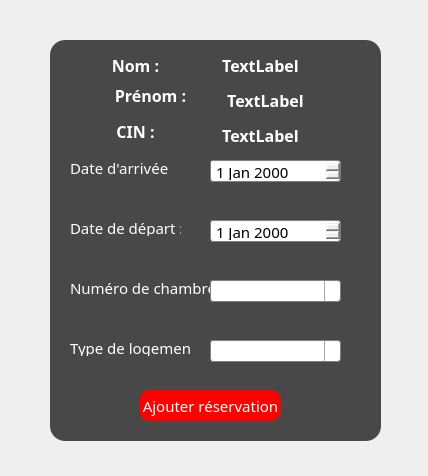
<?xml version="1.0" encoding="UTF-8"?>
<ui version="4.0">
 <class>AjoutReservationSansClient</class>
 <widget class="QDialog" name="AjoutReservationSansClient">
  <property name="geometry">
   <rect>
    <x>0</x>
    <y>0</y>
    <width>428</width>
    <height>476</height>
   </rect>
  </property>
  <property name="windowTitle">
   <string> Hotel</string>
  </property>
  <property name="windowIcon">
   <iconset resource="image.qrc">
    <normaloff>:/projetimages/projetimages/e.png</normaloff>:/projetimages/projetimages/e.png</iconset>
  </property>
  <property name="styleSheet">
   <string notr="true">QComboBox:editable {
    background: white;
}

QComboBox:!editable, QComboBox::drop-down:editable {
     background: qlineargradient(x1: 0, y1: 0, x2: 0, y2: 1,
                                 stop: 0 #E1E1E1, stop: 0.4 #DDDDDD,
                                 stop: 0.5 #D8D8D8, stop: 1.0 #D3D3D3);
}

QComboBox:!editable:on, QComboBox::drop-down:editable:on {
    background: qlineargradient(x1: 0, y1: 0, x2: 0, y2: 1,
                                stop: 0 #D3D3D3, stop: 0.4 #D8D8D8,
                                stop: 0.5 #DDDDDD, stop: 1.0 #E1E1E1);
}

QComboBox:on { /* shift the text when the popup opens */
    padding-top: 3px;
    padding-left: 4px;
}

QComboBox::drop-down {
    subcontrol-origin: padding;
    subcontrol-position: top right;
    width: 15px;

    border-left-width: 1px;
    border-left-color: darkgray;
    border-left-style: solid; /* just a single line */
    border-top-right-radius: 3px; /* same radius as the QComboBox */
    border-bottom-right-radius: 3px;
}
QComboBox {
    border: 1px solid gray;
    border-radius: 3px;
    padding: 1px 18px 1px 3px;
    min-width: 6em;
}
QDateEdit {
    border: 1px solid gray;
    border-radius: 3px;
    padding: 1px 18px 1px 3px;
    min-width: 6em;
}
QLineEdit
{

    border: 1px solid gray;
    border-radius: 4px;
    padding: 1px 18px 1px 3px;
    min-width: 6em;
}
QDialog#AjoutReservationSansClient
{
	background-image:url(:/projetimages/projetimages/a.jpg);

}
*{
font-family:centry gothlic ;
font-size:15px;
}
#frame
{

	background:rgba(0,0,0,0.7);
border-radius:15px;
}



#label{
color:white;
background:transparent;

}

#label_2
{
color:white;
background:transparent;

}


#label_3{
color:white;
background:transparent;

}

#label_4{
color:white;
background:transparent;

}

#label_5{
color:white;
background:transparent;

}

#label_6{
color:white;
background:transparent;

}

#label_7{
color:white;
background:transparent;

}

#cinar2_txt{
color:white;
background:transparent;

}

#nomar2_txt{
color:white;
background:transparent;

}


#prenomar2_txt{
color:white;
background:transparent;

}
QPushButton
 {
     background-color: red;

     border-radius: 10px;

 }

QPushButton
{
color:white;

border-raduis:15px;
}
QPushButton:hover
{

	color: white;
border-radius:15px;
background:rgb(255, 85, 127);
}
</string>
  </property>
  <widget class="QFrame" name="frame">
   <property name="geometry">
    <rect>
     <x>50</x>
     <y>40</y>
     <width>331</width>
     <height>401</height>
    </rect>
   </property>
   <property name="frameShape">
    <enum>QFrame::StyledPanel</enum>
   </property>
   <property name="frameShadow">
    <enum>QFrame::Raised</enum>
   </property>
   <widget class="QPushButton" name="ajouterreservatioar2_btn">
    <property name="geometry">
     <rect>
      <x>90</x>
      <y>350</y>
      <width>141</width>
      <height>31</height>
     </rect>
    </property>
    <property name="text">
     <string>Ajouter réservation</string>
    </property>
   </widget>
   <widget class="QLabel" name="cinar2_txt">
    <property name="geometry">
     <rect>
      <x>140</x>
      <y>80</y>
      <width>141</width>
      <height>31</height>
     </rect>
    </property>
    <property name="text">
     <string>&lt;html&gt;&lt;head/&gt;&lt;body&gt;&lt;p align=&quot;center&quot;&gt;&lt;span style=&quot; font-size:12pt; font-weight:600;&quot;&gt;TextLabel&lt;/span&gt;&lt;/p&gt;&lt;/body&gt;&lt;/html&gt;</string>
    </property>
   </widget>
   <widget class="QLabel" name="prenomar2_txt">
    <property name="geometry">
     <rect>
      <x>150</x>
      <y>40</y>
      <width>131</width>
      <height>41</height>
     </rect>
    </property>
    <property name="text">
     <string>&lt;html&gt;&lt;head/&gt;&lt;body&gt;&lt;p align=&quot;center&quot;&gt;&lt;span style=&quot; font-size:12pt; font-weight:600;&quot;&gt;TextLabel&lt;/span&gt;&lt;/p&gt;&lt;/body&gt;&lt;/html&gt;</string>
    </property>
   </widget>
   <widget class="QLabel" name="label">
    <property name="geometry">
     <rect>
      <x>50</x>
      <y>80</y>
      <width>71</width>
      <height>21</height>
     </rect>
    </property>
    <property name="text">
     <string>&lt;html&gt;&lt;head/&gt;&lt;body&gt;&lt;p align=&quot;center&quot;&gt;&lt;span style=&quot; font-size:12pt; font-weight:600;&quot;&gt;CIN :&lt;/span&gt;&lt;/p&gt;&lt;/body&gt;&lt;/html&gt;</string>
    </property>
   </widget>
   <widget class="QLabel" name="label_2">
    <property name="geometry">
     <rect>
      <x>50</x>
      <y>10</y>
      <width>71</width>
      <height>31</height>
     </rect>
    </property>
    <property name="text">
     <string>&lt;html&gt;&lt;head/&gt;&lt;body&gt;&lt;p align=&quot;center&quot;&gt;&lt;span style=&quot; font-size:12pt; font-weight:600;&quot;&gt;Nom :&lt;/span&gt;&lt;/p&gt;&lt;/body&gt;&lt;/html&gt;</string>
    </property>
   </widget>
   <widget class="QDateEdit" name="datedepartar2_txt">
    <property name="geometry">
     <rect>
      <x>160</x>
      <y>180</y>
      <width>131</width>
      <height>22</height>
     </rect>
    </property>
   </widget>
   <widget class="QLabel" name="label_3">
    <property name="geometry">
     <rect>
      <x>50</x>
      <y>40</y>
      <width>101</width>
      <height>31</height>
     </rect>
    </property>
    <property name="text">
     <string>&lt;html&gt;&lt;head/&gt;&lt;body&gt;&lt;p align=&quot;center&quot;&gt;&lt;span style=&quot; font-size:12pt; font-weight:600;&quot;&gt;Prénom :&lt;/span&gt;&lt;/p&gt;&lt;/body&gt;&lt;/html&gt;</string>
    </property>
   </widget>
   <widget class="QLabel" name="nomar2_txt">
    <property name="geometry">
     <rect>
      <x>150</x>
      <y>10</y>
      <width>121</width>
      <height>31</height>
     </rect>
    </property>
    <property name="text">
     <string>&lt;html&gt;&lt;head/&gt;&lt;body&gt;&lt;p align=&quot;center&quot;&gt;&lt;span style=&quot; font-size:12pt; font-weight:600;&quot;&gt;TextLabel&lt;/span&gt;&lt;/p&gt;&lt;/body&gt;&lt;/html&gt;</string>
    </property>
   </widget>
   <widget class="QComboBox" name="typelogar2_cb">
    <property name="geometry">
     <rect>
      <x>160</x>
      <y>300</y>
      <width>131</width>
      <height>22</height>
     </rect>
    </property>
   </widget>
   <widget class="QLabel" name="label_4">
    <property name="geometry">
     <rect>
      <x>20</x>
      <y>120</y>
      <width>101</width>
      <height>16</height>
     </rect>
    </property>
    <property name="text">
     <string>Date d'arrivée :</string>
    </property>
   </widget>
   <widget class="QLabel" name="label_6">
    <property name="geometry">
     <rect>
      <x>20</x>
      <y>240</y>
      <width>141</width>
      <height>16</height>
     </rect>
    </property>
    <property name="text">
     <string>Numéro de chambre :</string>
    </property>
   </widget>
   <widget class="QLabel" name="label_7">
    <property name="geometry">
     <rect>
      <x>20</x>
      <y>300</y>
      <width>121</width>
      <height>16</height>
     </rect>
    </property>
    <property name="text">
     <string>Type de logement :</string>
    </property>
   </widget>
   <widget class="QLabel" name="label_5">
    <property name="geometry">
     <rect>
      <x>20</x>
      <y>180</y>
      <width>111</width>
      <height>16</height>
     </rect>
    </property>
    <property name="text">
     <string>Date de départ :</string>
    </property>
   </widget>
   <widget class="QDateEdit" name="datearriveear2_txt">
    <property name="geometry">
     <rect>
      <x>160</x>
      <y>120</y>
      <width>131</width>
      <height>22</height>
     </rect>
    </property>
   </widget>
   <widget class="QComboBox" name="numchar2_cb">
    <property name="geometry">
     <rect>
      <x>160</x>
      <y>240</y>
      <width>131</width>
      <height>22</height>
     </rect>
    </property>
   </widget>
  </widget>
 </widget>
 <resources>
  <include location="image.qrc"/>
 </resources>
 <connections/>
</ui>
